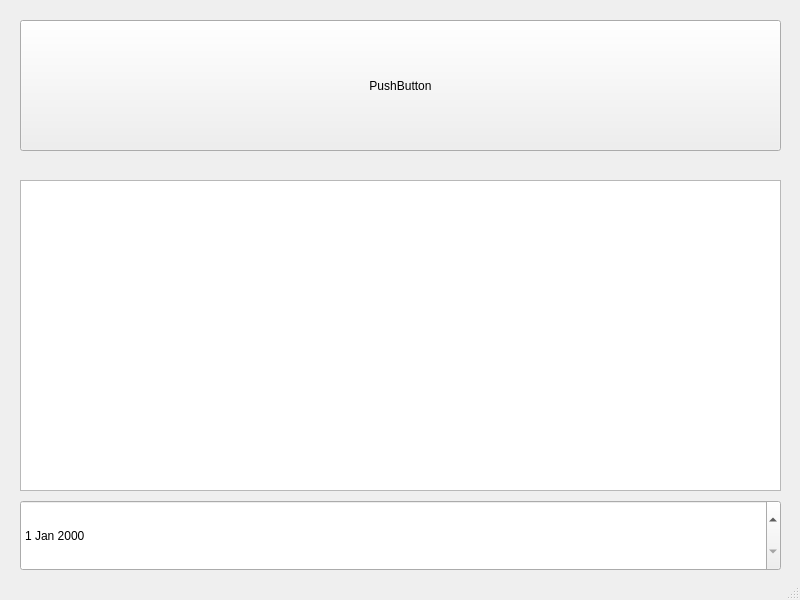
<?xml version="1.0" encoding="UTF-8"?>
<ui version="4.0">
 <class>MainWindow</class>
 <widget class="QMainWindow" name="MainWindow">
  <property name="geometry">
   <rect>
    <x>0</x>
    <y>0</y>
    <width>800</width>
    <height>600</height>
   </rect>
  </property>
  <property name="sizePolicy">
   <sizepolicy hsizetype="Fixed" vsizetype="Fixed">
    <horstretch>0</horstretch>
    <verstretch>0</verstretch>
   </sizepolicy>
  </property>
  <property name="minimumSize">
   <size>
    <width>800</width>
    <height>600</height>
   </size>
  </property>
  <property name="maximumSize">
   <size>
    <width>800</width>
    <height>600</height>
   </size>
  </property>
  <property name="windowTitle">
   <string>MainWindow</string>
  </property>
  <widget class="QWidget" name="centralwidget">
   <widget class="QPushButton" name="pushButton">
    <property name="geometry">
     <rect>
      <x>20</x>
      <y>20</y>
      <width>761</width>
      <height>131</height>
     </rect>
    </property>
    <property name="text">
     <string>PushButton</string>
    </property>
   </widget>
   <widget class="QPlainTextEdit" name="plainTextEdit">
    <property name="geometry">
     <rect>
      <x>20</x>
      <y>180</y>
      <width>761</width>
      <height>311</height>
     </rect>
    </property>
   </widget>
   <widget class="QDateEdit" name="dateEdit">
    <property name="geometry">
     <rect>
      <x>20</x>
      <y>500</y>
      <width>761</width>
      <height>71</height>
     </rect>
    </property>
   </widget>
  </widget>
  <widget class="QStatusBar" name="statusbar"/>
 </widget>
 <resources/>
 <connections/>
</ui>
